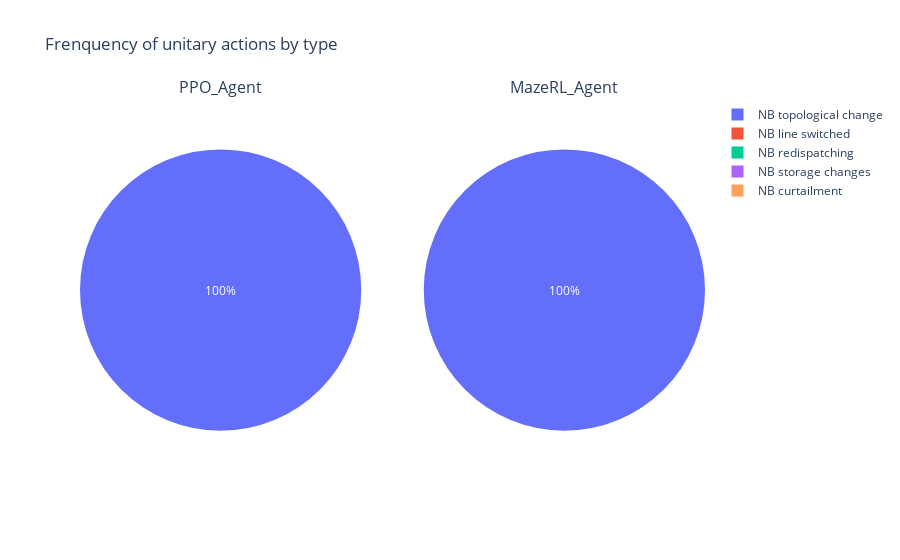

The code cell stored with this chart in its notebook:
### Markdown cell above
We can visualize the frequency of different actions for each agent:

### Code cell
# you can specify col and row numbers, col*row must equal the number of agents

chart_title = "Frenquency of unitary actions by type"

agts.plot_actions_freq_by_type(
    agents_results,
    col=2,
    title = chart_title
)

### Figure 1 — Plotly figure (JSON) as saved in the notebook; plotly's stock layout.template omitted (floating-point values rounded to 4 significant figures)
{"data": [{"domain": {"x": [0, 0.45], "y": [0, 1]}, "labels": ["NB line switched", "NB topological change", "NB redispatching", "NB storage changes", "NB curtailment"], "name": "PPO_Agent", "textposition": "inside", "type": "pie", "values": [0, 644, 0, 0, 0]}, {"domain": {"x": [0.55, 1], "y": [0, 1]}, "labels": ["NB line switched", "NB topological change", "NB redispatching", "NB storage changes", "NB curtailment"], "name": "MazeRL_Agent", "textposition": "inside", "type": "pie", "values": [0, 1658, 0, 0, 0]}], "layout": {"annotations": [{"font": {"size": 16}, "showarrow": false, "text": "PPO_Agent", "x": 0.225, "xanchor": "center", "xref": "paper", "y": 1, "yanchor": "bottom", "yref": "paper"}, {"font": {"size": 16}, "showarrow": false, "text": "MazeRL_Agent", "x": 0.775, "xanchor": "center", "xref": "paper", "y": 1, "yanchor": "bottom", "yref": "paper"}], "title": {"text": "Frenquency of unitary actions by type"}, "uniformtext": {"minsize": 12, "mode": "hide"}}}
